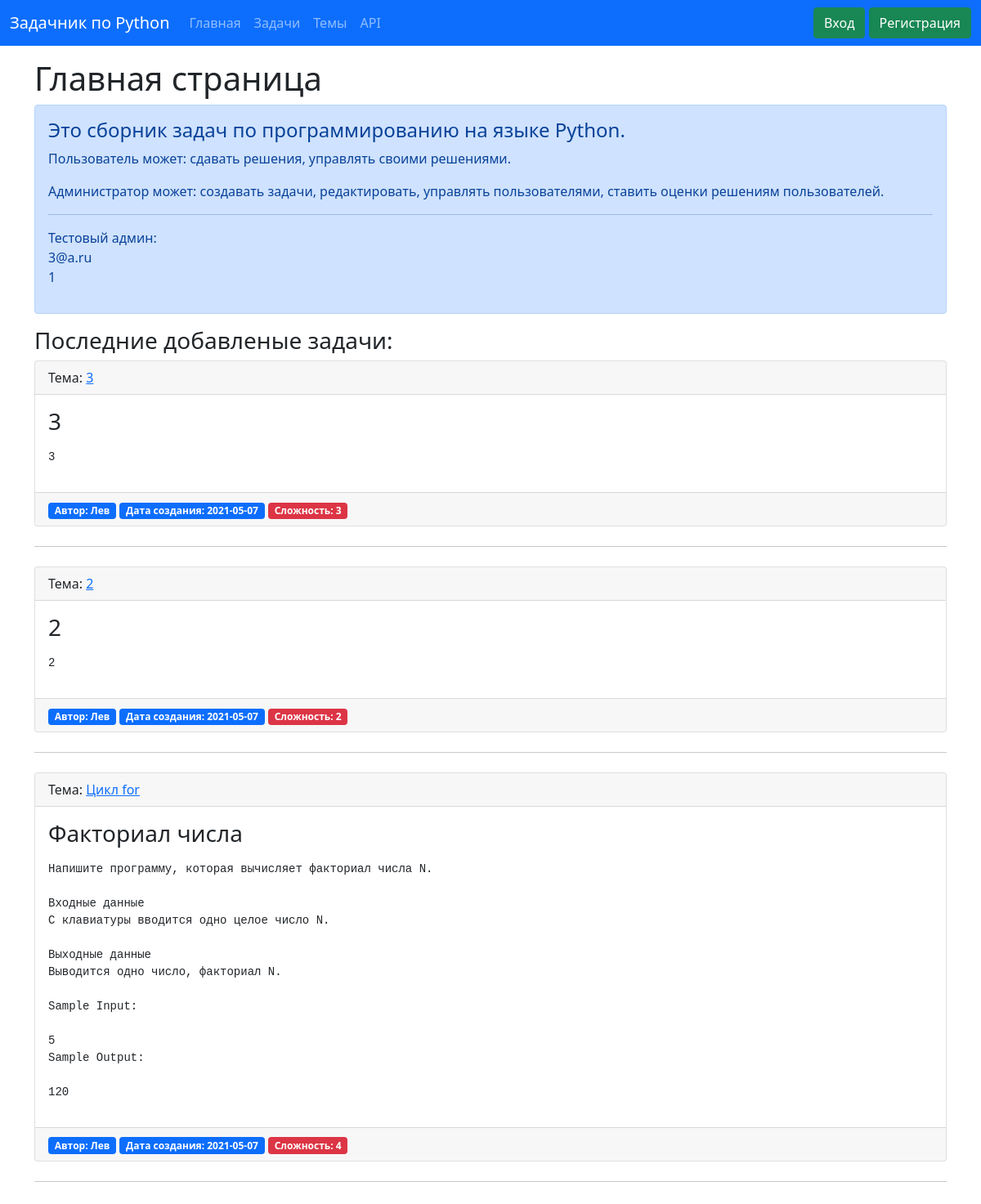
The page /index on the database as committed earlier.
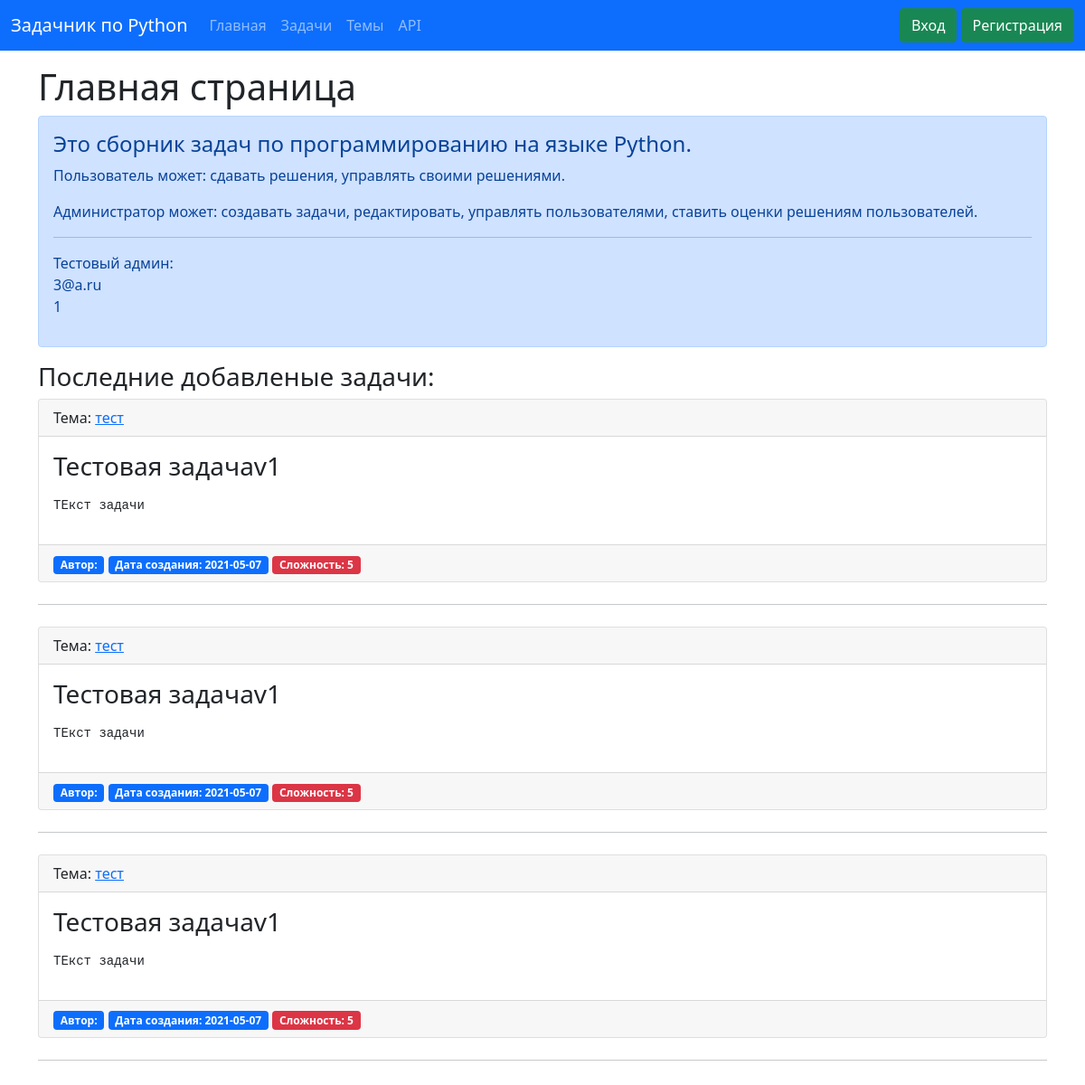
The same page on the database as committed later.
### data/tasks.py (models this page shows, shortened)
class Task(SqlAlchemyBase, SerializerMixin):
    __tablename__ = 'tasks'
    id = sqlalchemy.Column(sqlalchemy.Integer, primary_key=True, autoincrement=True)
    title = sqlalchemy.Column(sqlalchemy.String, index=True, nullable=True)
    content = sqlalchemy.Column(sqlalchemy.String, nullable=True)
    subject = sqlalchemy.Column(sqlalchemy.String, default='Без темы')
    created_date = sqlalchemy.Column(sqlalchemy.Date, default=datetime.date.today)
    rating = sqlalchemy.Column(sqlalchemy.Integer)
    user_id = sqlalchemy.Column(sqlalchemy.Integer, sqlalchemy.ForeignKey("users.id"))
    user = orm.relation('User', back_populates='task')
    solve = orm.relation('Solve', cascade="all, delete")

### data/users.py (models this page shows, shortened)
class User(SqlAlchemyBase, UserMixin, SerializerMixin):
    __tablename__ = 'users'
    id = sqlalchemy.Column(sqlalchemy.Integer, primary_key=True, autoincrement=True)
    name = sqlalchemy.Column(sqlalchemy.String, index=True, nullable=True)
    role = sqlalchemy.Column(sqlalchemy.String, default='user')
    email = sqlalchemy.Column(sqlalchemy.String, index=True, unique=True, nullable=True)
    hashed_password = sqlalchemy.Column(sqlalchemy.String, nullable=True)
    created_date = sqlalchemy.Column(sqlalchemy.DateTime, default=datetime.date.today)
    task = orm.relation("Task", back_populates='user')
    solve = orm.relation("Solve", cascade="all, delete")

### main.py (the view)
@app.route("/")
@app.route('/index')
def index():
    session = db_session.create_session()
    result = session.query(Task)[:-4:-1]
    return render_template("home_page.html", title='Главная страница', tasks=result)

### data/db_session.py (called while the page is built)
def create_session() -> Session:
    global __factory
    return __factory()

### templates/home_page.html
{% extends "base_template.html" %}
{% block main %}
<h1>Главная страница</h1>
<div class="alert alert-primary" role="alert">
    <h4 class="alert-heading">Это сборник задач по программированию на языке Python.</h4>
    <p> Пользователь может: сдавать решения, управлять своими решениями.</p>
    <p>Администратор может: создавать задачи, редактировать, управлять пользователями, ставить оценки решениям
        пользователей.</p>
    <hr>
    <p>Тестовый админ: <br>
        3@a.ru<br>
        1</p>
</div>
<h3>Последние добавленые задачи:</h3>
{% for task in tasks%}
<div class="card">
    <div class="card-header">
        Тема: <a href="/tasks/{{task.subject}}">{{task.subject}}</a>
    </div>
    <div class="card-body">
        <h3 class="card-title">{{task.title}} </h3>
        <p class="card-text word-wrap: break-word">
        <pre>{{task.content | safe}}</pre>
        </p>
    </div>
    <div class="card-footer text-muted">
        <span class="badge bg-primary">Автор: {{task.user.name}}</span>
        <span class="badge bg-primary">Дата создания: {{task.created_date}}</span>
        <span class="badge bg-danger">Сложность: {{task.rating}}</span>
    </div>
</div>
<hr class="my-4">
{% endfor %}
{% endblock %}

Rows that differ between the two databases and show on the page:
no longer on this page (row unchanged): Task: subject "3", title "3", content "3", user.name "Лев", created_date "2021-05-07", rating "3"
no longer on this page (row unchanged): Task: subject "2", title "2", content "2", user.name "Лев", created_date "2021-05-07", rating "2"
no longer on this page (row unchanged): Task: subject "Цикл for", title "Факториал числа", content "Напишите программу, которая вычисляет факториал числа N. Входные данные С клавиатуры вводится одно целое число N. Выходные данные Выводится одно число, факториал N. Sample Input: 5 Sample Output: 120", user.name "Лев", created_date "2021-05-07", rating "4"
added Task: subject "тест", title "Тестовая задачаv1", content "ТЕкст задачи", created_date "2021-05-07", rating "5"
added Task: subject "тест", title "Тестовая задачаv1", content "ТЕкст задачи", created_date "2021-05-07", rating "5"
added Task: subject "тест", title "Тестовая задачаv1", content "ТЕкст задачи", created_date "2021-05-07", rating "5"
